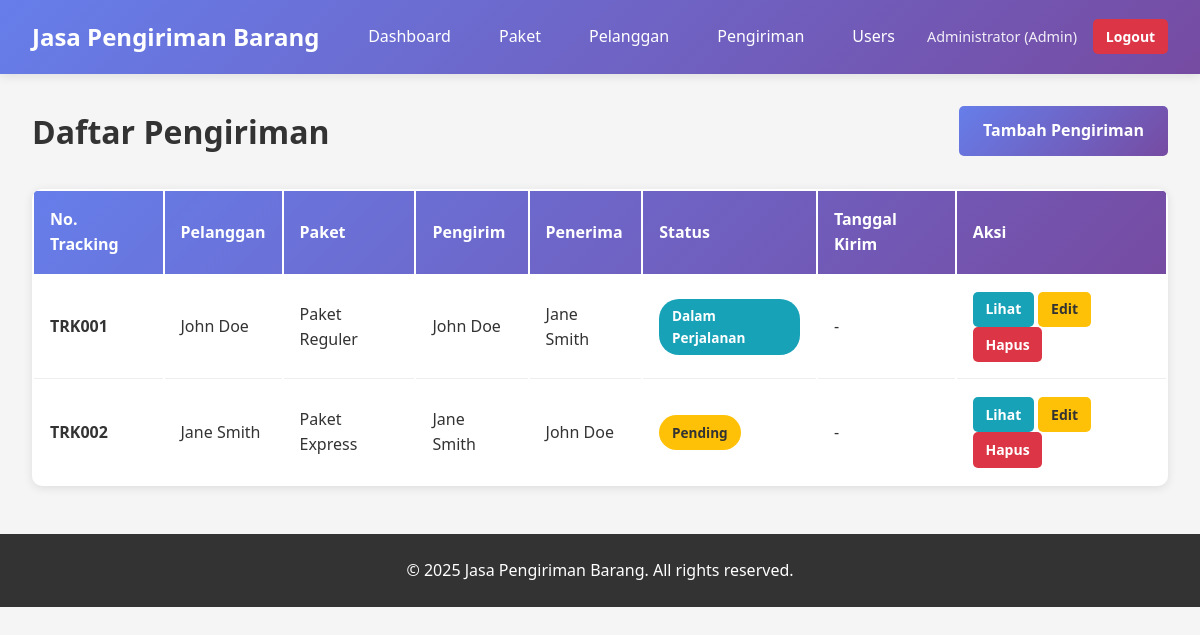
Page /shipments/index.php (signed in) on the committed database.
### tables this page shows
CREATE TABLE IF NOT EXISTS shipments (
    id INT PRIMARY KEY AUTO_INCREMENT,
    tracking_number VARCHAR(50) NOT NULL UNIQUE,
    customer_id INT NOT NULL,
    package_id INT NOT NULL,
    sender_name VARCHAR(100) NOT NULL,
    sender_address TEXT NOT NULL,
    sender_phone VARCHAR(20) NOT NULL,
    receiver_name VARCHAR(100) NOT NULL,
    receiver_address TEXT NOT NULL,
    receiver_phone VARCHAR(20) NOT NULL,
    receiver_city VARCHAR(50) NOT NULL,
    receiver_postal_code VARCHAR(10),
    status ENUM('pending', 'in_transit', 'delivered', 'cancelled') DEFAULT 'pending',
    shipping_date DATE,
    delivery_date DATE,
    notes TEXT,
    created_by INT NOT NULL,
    created_at TIMESTAMP DEFAULT CURRENT_TIMESTAMP,
    updated_at TIMESTAMP DEFAULT CURRENT_TIMESTAMP ON UPDATE CURRENT_TIMESTAMP,
    FOREIGN KEY (customer_id) REFERENCES customers(id) ON DELETE RESTRICT,
    FOREIGN KEY (package_id) REFERENCES packages(id) ON DELETE RESTRICT,
    FOREIGN KEY (created_by) REFERENCES users(id) ON DELETE RESTRICT
);

CREATE TABLE IF NOT EXISTS customers (
    id INT PRIMARY KEY AUTO_INCREMENT,
    name VARCHAR(100) NOT NULL,
    email VARCHAR(100),
    phone VARCHAR(20) NOT NULL,
    address TEXT NOT NULL,
    city VARCHAR(50) NOT NULL,
    postal_code VARCHAR(10),
    created_at TIMESTAMP DEFAULT CURRENT_TIMESTAMP,
    updated_at TIMESTAMP DEFAULT CURRENT_TIMESTAMP ON UPDATE CURRENT_TIMESTAMP
);

CREATE TABLE IF NOT EXISTS packages (
    id INT PRIMARY KEY AUTO_INCREMENT,
    name VARCHAR(100) NOT NULL,
    description TEXT,
    weight DECIMAL(10,2) NOT NULL,
    length DECIMAL(10,2),
    width DECIMAL(10,2),
    height DECIMAL(10,2),
    price DECIMAL(10,2) NOT NULL,
    status ENUM('active', 'inactive') DEFAULT 'active',
    created_at TIMESTAMP DEFAULT CURRENT_TIMESTAMP,
    updated_at TIMESTAMP DEFAULT CURRENT_TIMESTAMP ON UPDATE CURRENT_TIMESTAMP
);

### config/auth.php (called while the page is built, shortened)
<?php
function isLoggedIn() {
    return isset($_SESSION['user_id']);
}
function hasRole($roleName) {
    return isset($_SESSION['role']) && $_SESSION['role'] === $roleName;
}
function isAdmin() {
    return hasRole('Admin');
}
function isStaff() {
    return hasRole('Staff') || isAdmin();
}
?>

### shipments/index.php (the view, shortened to what this page needs)
<?php
require_once '../config/auth.php';
$conn = getDBConnection();
$shipments = [];
$result = $conn->query("SELECT s.*, c.name as customer_name, p.name as package_name
                       FROM shipments s
                       JOIN customers c ON s.customer_id = c.id
                       JOIN packages p ON s.package_id = p.id
                       ORDER BY s.created_at DESC");
while ($row = $result->fetch_assoc()) {
    $shipments[] = $row;
}
?>
<!DOCTYPE html>
<html lang="id">
<head>
    <link rel="stylesheet" href="../assets/css/style.css">
</head>
<body>
    <?php include '../includes/header.php'; ?>
    <div class="container">
        <div class="page-header">
            <h1>Daftar Pengiriman</h1>
            <a href="create.php" class="btn btn-primary">Tambah Pengiriman</a>
        </div>
        <?php if (empty($shipments)): ?>
            <p>Tidak ada pengiriman. <a href="create.php">Tambah pengiriman pertama</a></p>
        <?php else: ?>
            <table class="data-table">
                <thead>
                    <tr>
                        <th>No. Tracking</th>
                        <th>Pelanggan</th>
                        <th>Paket</th>
                        <th>Pengirim</th>
                        <th>Penerima</th>
                        <th>Status</th>
                        <th>Tanggal Kirim</th>
                        <th>Aksi</th>
                    </tr>
                </thead>
                <tbody>
                    <?php foreach ($shipments as $shipment): ?>
                    <tr>
                        <td><strong><?php echo htmlspecialchars($shipment['tracking_number']); ?></strong></td>
                        <td><?php echo htmlspecialchars($shipment['customer_name']); ?></td>
                        <td><?php echo htmlspecialchars($shipment['package_name']); ?></td>
                        <td><?php echo htmlspecialchars($shipment['sender_name']); ?></td>
                        <td><?php echo htmlspecialchars($shipment['receiver_name']); ?></td>
                        <td>
                            <span class="badge badge-<?php echo $shipment['status']; ?>">
                                <?php
                                $status_labels = [
                                    'pending' => 'Pending',
                                    'in_transit' => 'Dalam Perjalanan',
                                    'delivered' => 'Terkirim',
                                    'cancelled' => 'Dibatalkan'
                                ];
                                echo $status_labels[$shipment['status']] ?? $shipment['status'];
                                ?>
                            </span>
                        </td>
                        <td><?php echo $shipment['shipping_date'] ? date('d/m/Y', strtotime($shipment['shipping_date'])) : '-'; ?></td>
                        <td>
                            <a href="view.php?id=<?php echo $shipment['id']; ?>" class="btn btn-sm btn-info">Lihat</a>
                            <a href="edit.php?id=<?php echo $shipment['id']; ?>" class="btn btn-sm btn-warning">Edit</a>
                            <a href="delete.php?id=<?php echo $shipment['id']; ?>" class="btn btn-sm btn-danger" onclick="return confirm('Yakin ingin menghapus?')">Hapus</a>
                        </td>
                    </tr>
                    <?php endforeach; ?>
                </tbody>
            </table>
        <?php endif; ?>
    </div>
    <?php include '../includes/footer.php'; ?>
</body>
</html>

### includes/header.php (shortened to what this page needs)
<?php
$script_path = $_SERVER['SCRIPT_NAME'];
$base_path = '';
if (preg_match('#/(customers|packages|shipments|users)/#', $script_path)) {
    $base_path = '../';
}
?>
<header class="header">
    <div class="header-content">
        <h1 class="logo">Jasa Pengiriman Barang</h1>
        <nav class="nav">
            <a href="<?php echo $base_path; ?>index.php" class="nav-link">Dashboard</a>
            <?php if (isStaff()): ?>
                <a href="<?php echo $base_path; ?>packages/index.php" class="nav-link">Paket</a>
                <a href="<?php echo $base_path; ?>customers/index.php" class="nav-link">Pelanggan</a>
                <a href="<?php echo $base_path; ?>shipments/index.php" class="nav-link">Pengiriman</a>
            <?php elseif (hasRole('Customer')): ?>
                <a href="<?php echo $base_path; ?>shipments/my-shipments.php" class="nav-link">Pengiriman Saya</a>
            <?php endif; ?>
            <?php if (isAdmin()): ?>
                <a href="<?php echo $base_path; ?>users/index.php" class="nav-link">Users</a>
            <?php endif; ?>
            <div class="user-menu">
                <span class="user-name"><?php echo htmlspecialchars($_SESSION['full_name']); ?> (<?php echo htmlspecialchars($_SESSION['role']); ?>)</span>
                <a href="<?php echo $base_path; ?>logout.php" class="btn btn-sm btn-danger">Logout</a>
            </div>
        </nav>
    </div>
</header>

### includes/footer.php
<footer class="footer">
    <p>&copy; <?php echo date('Y'); ?> Jasa Pengiriman Barang. All rights reserved.</p>
</footer>

### assets/css/style.css (style rules this page uses)
* { margin: 0; padding: 0; box-sizing: border-box; }
body { font-family: 'Segoe UI', Tahoma, Geneva, Verdana, sans-serif; background-color: #f5f5f5; color: #333; line-height: 1.6; }
.header { background: linear-gradient(135deg, #667eea 0%, #764ba2 100%); color: white; padding: 1rem 0; box-shadow: 0 2px 10px rgba(0,0,0,0.1); }
.header-content { max-width: 1200px; margin: 0 auto; padding: 0 2rem; display: flex; justify-content: space-between; align-items: center; flex-wrap: wrap; }
.logo { font-size: 1.5rem; font-weight: bold; }
.nav { display: flex; gap: 1rem; align-items: center; flex-wrap: wrap; }
.nav-link { color: white; text-decoration: none; padding: 0.5rem 1rem; border-radius: 5px; transition: background-color 0.3s; }
.user-menu { display: flex; align-items: center; gap: 1rem; }
.user-name { font-size: 0.9rem; opacity: 0.9; }
.container { max-width: 1200px; margin: 2rem auto; padding: 0 2rem; }
.btn { display: inline-block; padding: 0.75rem 1.5rem; border: none; border-radius: 5px; font-size: 1rem; font-weight: 600; text-decoration: none; cursor: pointer; transition: all 0.3s; text-align: center; }
.btn-primary { background: linear-gradient(135deg, #667eea 0%, #764ba2 100%); color: white; }
.btn-warning { background: #ffc107; color: #333; }
.btn-danger { background: #dc3545; color: white; }
.btn-info { background: #17a2b8; color: white; }
.btn-sm { padding: 0.4rem 0.8rem; font-size: 0.875rem; }
.page-header { display: flex; justify-content: space-between; align-items: center; margin-bottom: 2rem; flex-wrap: wrap; gap: 1rem; }
.page-header h1 { color: #333; }
.data-table { width: 100%; background: white; border-radius: 10px; overflow: hidden; box-shadow: 0 2px 10px rgba(0,0,0,0.1); }
.data-table thead { background: linear-gradient(135deg, #667eea 0%, #764ba2 100%); color: white; }
.data-table th { padding: 1rem; text-align: left; font-weight: 600; }
.data-table td { padding: 1rem; border-bottom: 1px solid #eee; }
.data-table tbody tr:last-child td { border-bottom: none; }
.badge { display: inline-block; padding: 0.4rem 0.8rem; border-radius: 20px; font-size: 0.85rem; font-weight: 600; }
.badge-pending { background: #ffc107; color: #333; }
.badge-in_transit { background: #17a2b8; color: white; }
.footer { background: #333; color: white; text-align: center; padding: 1.5rem; margin-top: 3rem; }

### rows in the picture
shipments: tracking_number "TRK001", customer.name "John Doe", package.name "Paket Reguler", sender_name "John Doe", receiver_name "Jane Smith", status "Dalam Perjalanan"
shipments: tracking_number "TRK002", customer.name "Jane Smith", package.name "Paket Express", sender_name "Jane Smith", receiver_name "John Doe", status "Pending"

### other values in the picture
$_SESSION['full_name'] "Administrator"
$_SESSION['role'] "Admin"
